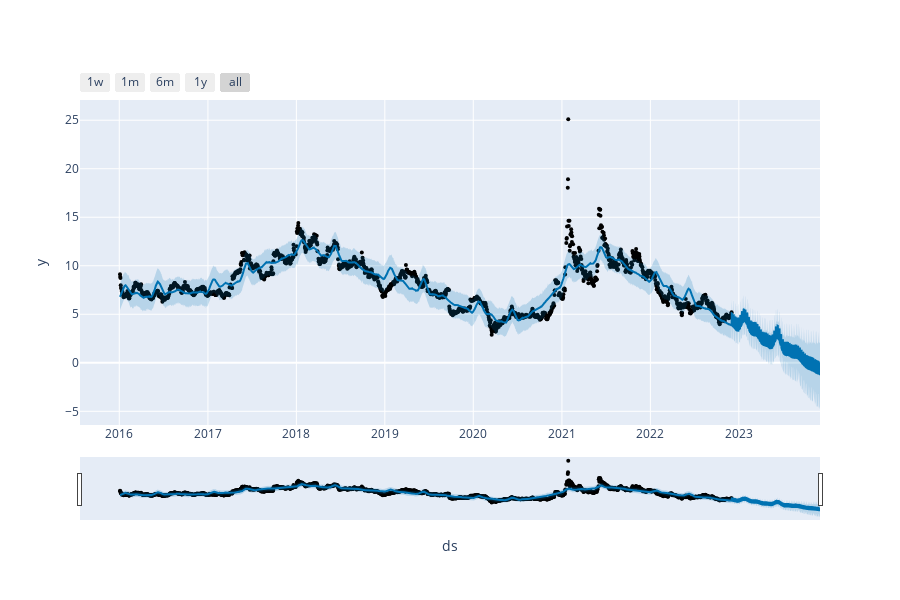

Notebook code cell kept with this figure:
### Code cell
# Python
from prophet.plot import plot_plotly, plot_components_plotly

plot_plotly(m, forecast)

### Figure 1 — Plotly figure (JSON) as saved in the notebook; plotly's stock layout.template omitted (floating-point values rounded to 4 significant figures; data arrays with more than 128 entries replaced by an {"elided": "..."} marker saying what was removed)
{"data": [{"marker": {"color": "black", "size": 4}, "mode": "markers", "name": "Actual", "type": "scatter", "x": {"elided": "1742 str values"}, "y": {"elided": "1742 float values"}}, {"hoverinfo": "skip", "line": {"width": 0}, "mode": "lines", "type": "scatter", "x": {"elided": "2107 str values"}, "y": {"elided": "2107 float values"}}, {"fill": "tonexty", "fillcolor": "rgba(0, 114, 178, 0.2)", "line": {"color": "#0072B2", "width": 2}, "mode": "lines", "name": "Predicted", "type": "scatter", "x": {"elided": "2107 str values"}, "y": {"elided": "2107 float values"}}, {"fill": "tonexty", "fillcolor": "rgba(0, 114, 178, 0.2)", "hoverinfo": "skip", "line": {"width": 0}, "mode": "lines", "type": "scatter", "x": {"elided": "2107 str values"}, "y": {"elided": "2107 float values"}}], "layout": {"height": 600, "showlegend": false, "width": 900, "xaxis": {"rangeselector": {"buttons": [{"count": 7, "label": "1w", "step": "day", "stepmode": "backward"}, {"count": 1, "label": "1m", "step": "month", "stepmode": "backward"}, {"count": 6, "label": "6m", "step": "month", "stepmode": "backward"}, {"count": 1, "label": "1y", "step": "year", "stepmode": "backward"}, {"step": "all"}]}, "rangeslider": {"visible": true}, "title": {"text": "ds"}, "type": "date"}, "yaxis": {"title": {"text": "y"}}}}
